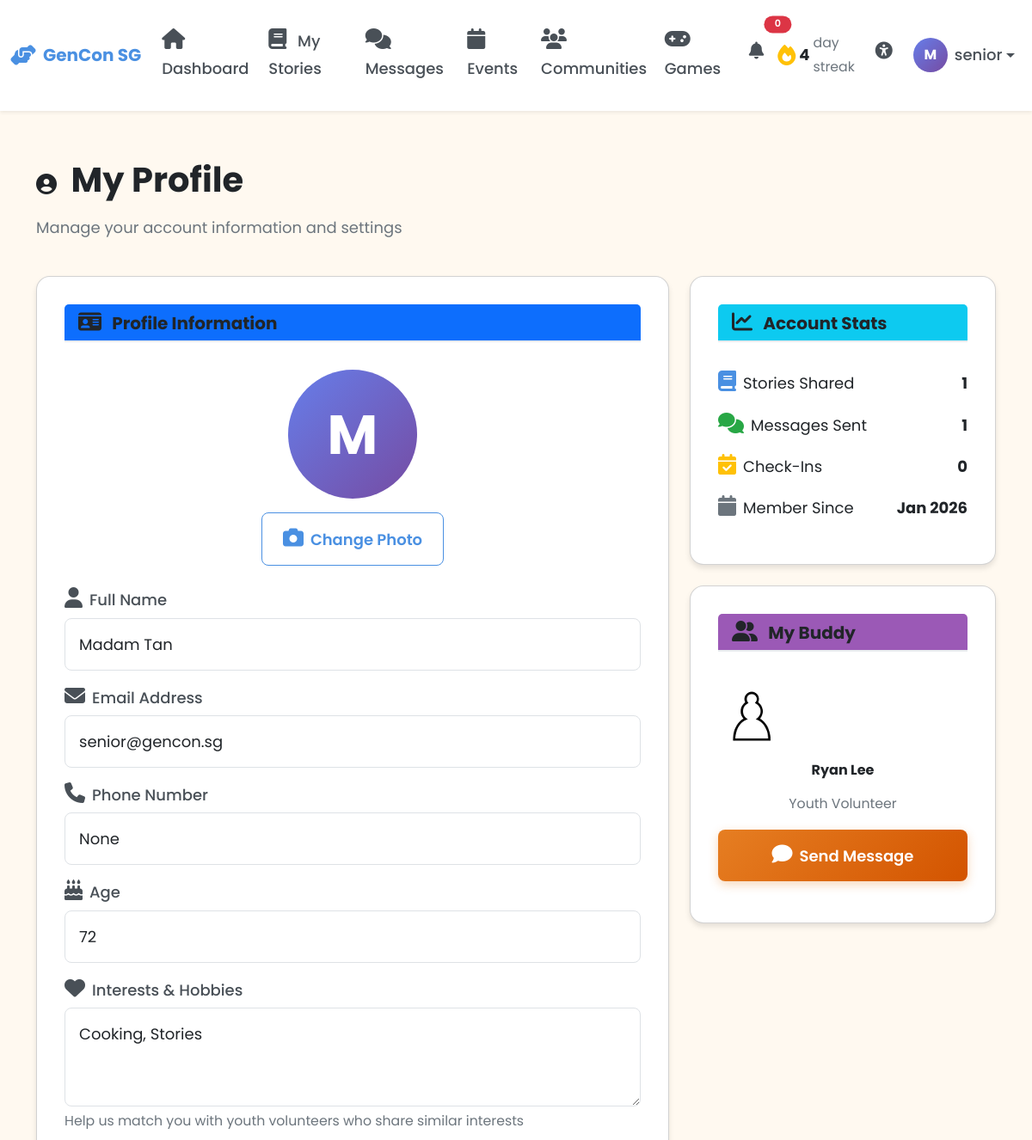
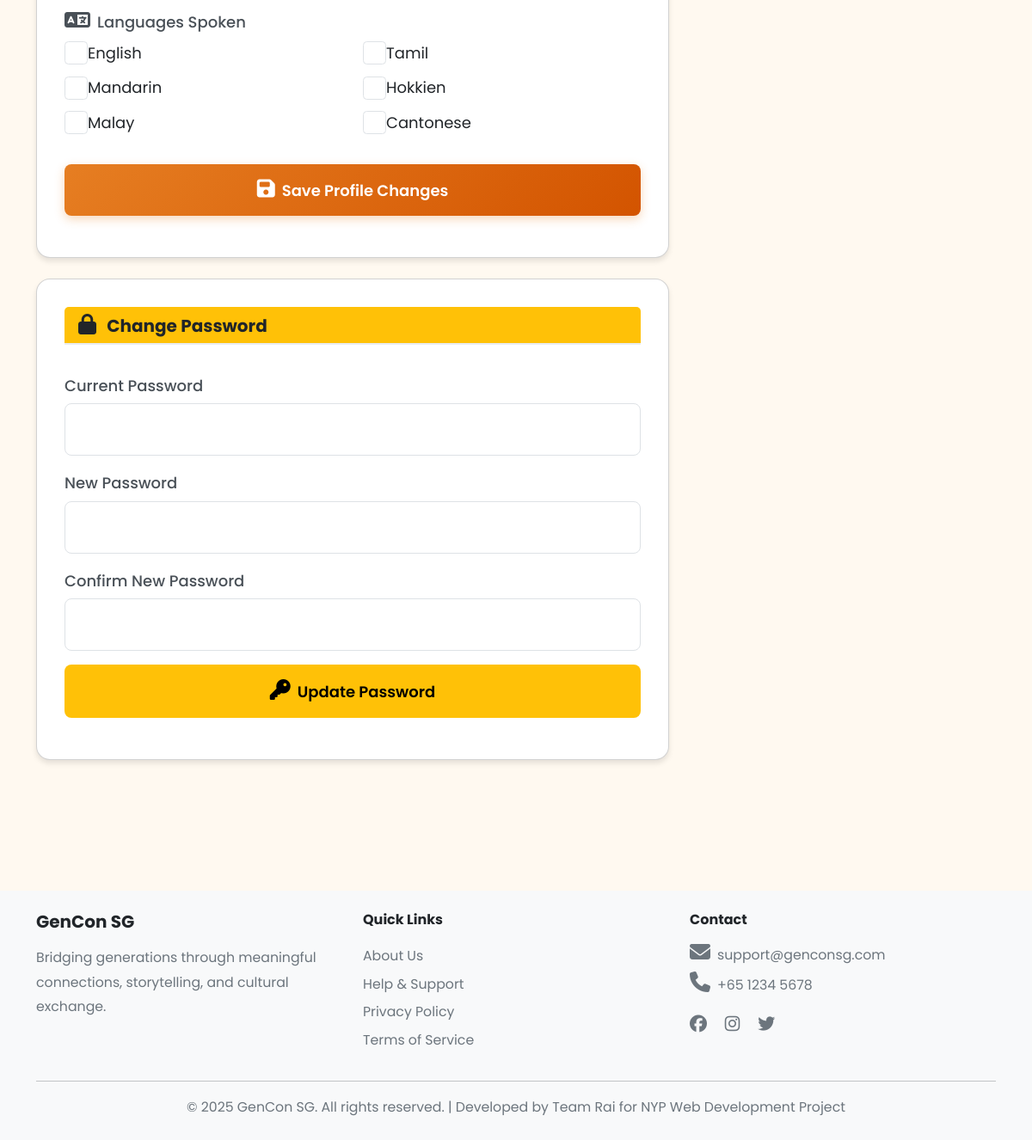
The page /senior/profile (signed in) on the database its author committed (2 pictures, top to bottom).
### models.py (models this page shows, shortened)
class User(db.Model):
    __tablename__ = 'users'
    id = db.Column(db.Integer, primary_key=True)
    username = db.Column(db.String(80), unique=True, nullable=False, index=True)
    password_hash = db.Column(db.String(255), nullable=False)
    email = db.Column(db.String(120), unique=True, nullable=False, index=True)
    full_name = db.Column(db.String(120), nullable=False)
    phone = db.Column(db.String(20))
    age = db.Column(db.Integer, nullable=False)
    bio = db.Column(db.Text)  # User biography
    school = db.Column(db.String(255))  # School or organization for youth
    role = db.Column(db.String(20), nullable=False)  # 'senior', 'youth', or 'admin'
    profile_picture = db.Column(db.String(255), default='default-avatar.png')
    disable_reason = db.Column(db.Text)
    interests_json = db.Column(db.Text)  # Stores interests as JSON array
    languages_json = db.Column(db.Text)  # Stores languages as JSON array
    accessibility_settings_json = db.Column(db.Text)  # Stores settings as JSON object
    created_at = db.Column(db.DateTime, default=datetime.utcnow, nullable=False)
    last_active = db.Column(db.DateTime, default=datetime.utcnow, nullable=False)
    is_active = db.Column(db.Boolean, default=True)
    stories = db.relationship('Story', back_populates='user', lazy='dynamic')
    sent_messages = db.relationship('Message', foreign_keys='Message.sender_id',
                                   back_populates='sender', lazy='dynamic')
    received_messages = db.relationship('Message', foreign_keys='Message.recipient_id',
                                       back_populates='recipient', lazy='dynamic')
    senior_pairs = db.relationship('Pair', foreign_keys='Pair.senior_id',
                                   back_populates='senior', lazy='dynamic')
    youth_pairs = db.relationship('Pair', foreign_keys='Pair.youth_id',
                                 back_populates='youth', lazy='dynamic')
    streak = db.relationship('Streak', back_populates='user', uselist=False)
    badges = db.relationship('Badge', back_populates='user', lazy='dynamic')
    checkins = db.relationship('Checkin', back_populates='user', lazy='dynamic')
    @property
    def interests(self):
        if self.interests_json:
            return json.loads(self.interests_json)
        return []
    @interests.setter
    def interests(self, value):
        """Set interests from Python list, store as JSON string."""
        self.interests_json = json.dumps(value)
    @property
    def languages(self):
        if self.languages_json:
            return json.loads(self.languages_json)
        return []
    @languages.setter
    def languages(self, value):
        """Set languages from Python list, store as JSON string."""
        self.languages_json = json.dumps(value)
    @property
    def accessibility_settings(self):
        """Get accessibility settings as Python dict from JSON string."""
        if self.accessibility_settings_json:
            return json.loads(self.accessibility_settings_json)
        return {}

### blueprints/senior.py (the view, shortened to what this page needs)
@senior_bp.route('/profile', methods=['GET', 'POST'])
@login_required
def profile():
    user = User.query.get(session['user_id'])
    pair = Pair.query.filter_by(senior_id=user.id, status='active').first()
    buddy = User.query.get(pair.youth_id) if pair else None
    return render_template('senior/profile.html', user=user, buddy=buddy)

### templates/senior/profile.html (shortened to what this page needs)
{% extends "base.html" %}
{% block content %}
<div class="container py-4">
    <div class="d-flex justify-content-between align-items-center mb-4">
        <div>
            <h1>
                <i class="fas fa-user-circle me-2"></i>
                My Profile
            </h1>
            <p class="text-muted">Manage your account information and settings</p>
        </div>
    </div>
    <div class="row">
        <div class="col-lg-8 mb-4">
            <div class="card mb-4">
                <div class="card-header bg-primary text-white">
                    <h5 class="mb-0">
                        <i class="fas fa-id-card me-2"></i>
                        Profile Information
                    </h5>
                </div>
                <div class="card-body">
                    <form method="POST" action="{{ url_for('senior.profile') }}" enctype="multipart/form-data">
                        <div class="text-center mb-4">
                            {% if 'default-avatar' in user.profile_picture %}
                                <div class="avatar-placeholder lg mb-3 mx-auto" id="profilePreviewPlaceholder">
                                    {{ user.full_name[0] | upper }}
                                </div>
                            {% else %}
                                <img src="{{ url_for('static', filename='images/' + user.profile_picture) }}"
                                     alt="{{ user.full_name }}"
                                     class="rounded-circle mb-3"
                                     id="profilePreview"
                                     style="width: 150px; height: 150px; object-fit: cover; border: 4px solid var(--senior-primary);">
                            {% endif %}
                            <div>
                                <label for="profilePicture" class="btn btn-sm btn-outline-primary">
                                    <i class="fas fa-camera me-2"></i>Change Photo
                                </label>
                            </div>
                        </div>
                        <div class="mb-3">
                            <label class="form-label">
                                <i class="fas fa-user me-2"></i>Full Name
                            </label>
                            <input type="text"
                                   class="form-control form-control-lg"
                                   name="full_name"
                                   value="{{ user.full_name }}"
                                   required>
                        </div>
                        <div class="mb-3">
                            <label class="form-label">
                                <i class="fas fa-envelope me-2"></i>Email Address
                            </label>
                            <input type="email"
                                   class="form-control form-control-lg"
                                   name="email"
                                   value="{{ user.email }}"
                                   required>
                        </div>
                        <div class="mb-3">
                            <label class="form-label">
                                <i class="fas fa-phone me-2"></i>Phone Number
                            </label>
                            <input type="tel"
                                   class="form-control form-control-lg"
                                   name="phone"
                                   value="{{ user.phone }}"
                                   required>
                        </div>
                        <div class="mb-3">
                            <label class="form-label">
                                <i class="fas fa-birthday-cake me-2"></i>Age
                            </label>
                            <input type="number"
                                   class="form-control form-control-lg"
                                   name="age"
                                   value="{{ user.age }}"
                                   min="60"
                                   required>
                        </div>
                        <div class="mb-3">
                            <label class="form-label">
                                <i class="fas fa-heart me-2"></i>Interests & Hobbies
                            </label>
                            <textarea class="form-control"
                                      name="interests"
                                      rows="3"
                                      placeholder="Share your interests, hobbies, and passions...">{{ user.interests|join(', ') }}</textarea>
                            <small class="text-muted">Help us match you with youth volunteers who share similar interests</small>
                        </div>
                        <div class="mb-4">
                            <label class="form-label">
                                <i class="fas fa-language me-2"></i>Languages Spoken
                            </label>
                            <div class="row">
                                <div class="col-md-6">
                                    <div class="form-check form-check-lg mb-2">
                                        <input class="form-check-input" type="checkbox" name="languages" value="English" id="langEnglish" {% if 'English' in user.languages %}checked{% endif %}>
                                        <label class="form-check-label" for="langEnglish">English</label>
                                    </div>
                                    <div class="form-check form-check-lg mb-2">
                                        <input class="form-check-input" type="checkbox" name="languages" value="Mandarin" id="langMandarin" {% if 'Mandarin' in user.languages %}checked{% endif %}>
                                        <label class="form-check-label" for="langMandarin">Mandarin</label>
                                    </div>
                                    <div class="form-check form-check-lg mb-2">
                                        <input class="form-check-input" type="checkbox" name="languages" value="Malay" id="langMalay" {% if 'Malay' in user.languages %}checked{% endif %}>
                                        <label class="form-check-label" for="langMalay">Malay</label>
                                    </div>
                                </div>
                                <div class="col-md-6">
                                    <div class="form-check form-check-lg mb-2">
                                        <input class="form-check-input" type="checkbox" name="languages" value="Tamil" id="langTamil" {% if 'Tamil' in user.languages %}checked{% endif %}>
                                        <label class="form-check-label" for="langTamil">Tamil</label>
                                    </div>
                                    <div class="form-check form-check-lg mb-2">
                                        <input class="form-check-input" type="checkbox" name="languages" value="Hokkien" id="langHokkien" {% if 'Hokkien' in user.languages %}checked{% endif %}>
                                        <label class="form-check-label" for="langHokkien">Hokkien</label>
                                    </div>
                                    <div class="form-check form-check-lg mb-2">
                                        <input class="form-check-input" type="checkbox" name="languages" value="Cantonese" id="langCantonese" {% if 'Cantonese' in user.languages %}checked{% endif %}>
                                        <label class="form-check-label" for="langCantonese">Cantonese</label>
                                    </div>
                                </div>
                            </div>
                        </div>
                        <button type="submit" class="btn btn-primary btn-lg w-100">
                            <i class="fas fa-save me-2"></i>Save Profile Changes
                        </button>
                    </form>
                </div>
            </div>
            <div class="card mb-4">
                <div class="card-header bg-warning text-dark">
                    <h5 class="mb-0">
                        <i class="fas fa-lock me-2"></i>
                        Change Password
                    </h5>
                </div>
                <div class="card-body">
                    <form id="passwordForm" onsubmit="changePassword(event)">
                        <div class="mb-3">
                            <label class="form-label">Current Password</label>
                            <input type="password" class="form-control form-control-lg" id="currentPassword" required>
                        </div>
                        <div class="mb-3">
                            <label class="form-label">New Password</label>
                            <input type="password" class="form-control form-control-lg" id="newPassword" required>
                        </div>
                        <div class="mb-3">
                            <label class="form-label">Confirm New Password</label>
                            <input type="password" class="form-control form-control-lg" id="confirmPassword" required>
                        </div>
                        <button type="submit" class="btn btn-warning btn-lg w-100">
                            <i class="fas fa-key me-2"></i>Update Password
                        </button>
                    </form>
                </div>
            </div>
        </div>
        <div class="col-lg-4">
            <div class="card mb-4">
                <div class="card-header bg-info text-white">
                    <h5 class="mb-0">
                        <i class="fas fa-chart-line me-2"></i>
                        Account Stats
                    </h5>
                </div>
                <div class="card-body">
                    <div class="d-flex justify-content-between mb-3">
                        <span><i class="fas fa-book text-primary me-2"></i>Stories Shared</span>
                        <strong>{{ user.stories.count() if user.stories else 0 }}</strong>
                    </div>
                    <div class="d-flex justify-content-between mb-3">
                        <span><i class="fas fa-comments text-success me-2"></i>Messages Sent</span>
                        <strong>{{ user.sent_messages.count() if user.sent_messages else 0 }}</strong>
                    </div>
                    <div class="d-flex justify-content-between mb-3">
                        <span><i class="fas fa-calendar-check text-warning me-2"></i>Check-Ins</span>
                        <strong>{{ user.checkins.count() if user.checkins else 0 }}</strong>
                    </div>
                    <div class="d-flex justify-content-between">
                        <span><i class="fas fa-calendar text-muted me-2"></i>Member Since</span>
                        <strong>{{ user.created_at.strftime("%b %Y") if user.created_at else "N/A" }}</strong>
                    </div>
                </div>
            </div>
            {% if buddy %}
            <div class="card">
                <div class="card-header" style="background: var(--youth-primary); color: white;">
                    <h5 class="mb-0">
                        <i class="fas fa-user-friends me-2"></i>
                        My Buddy
                    </h5>
                </div>
                <div class="card-body text-center">
                    <img src="{{ url_for('static', filename='images/' + buddy.profile_picture) }}"
                         alt="{{ buddy.full_name }}"
                         class="rounded-circle mb-3"
                         style="width: 80px; height: 80px; object-fit: cover;">
                    <h6>{{ buddy.full_name }}</h6>
                    <p class="text-muted small mb-3">Youth Volunteer</p>
                    <a href="{{ url_for('senior.messages') }}" class="btn btn-sm btn-primary w-100">
                        <i class="fas fa-comment me-2"></i>Send Message
                    </a>
                </div>
            </div>
            {% endif %}
        </div>
    </div>
</div>
{% endblock %}

### rows shown on the page
User: full_name "M", full_name "Madam Tan", email "senior@gencon.sg", phone "None", age "72", interests "Cooking, Stories", created_at "Jan 2026"
User: profile_picture (placeholder picture), full_name "Ryan Lee"

### other values the page prints
{{ user_streak|default(0) }} "4"
{{ session.get('full_name', 'U')[0] | upper }} "M"
{{ session.username }} "senior"
{{ user.stories.count() if user.stories else 0 }} "1"
{{ user.sent_messages.count() if user.sent_messages else 0 }} "1"
{{ user.checkins.count() if user.checkins else 0 }} "0"
